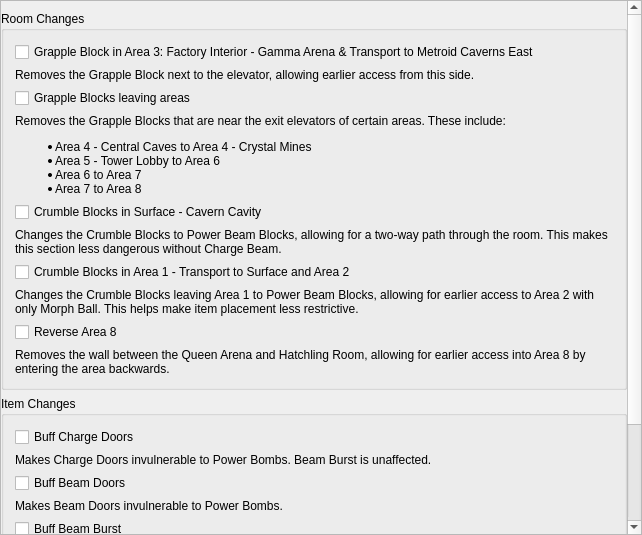
<?xml version="1.0" encoding="UTF-8"?>
<ui version="4.0">
 <class>PresetMSRPatches</class>
 <widget class="QMainWindow" name="PresetMSRPatches">
  <property name="enabled">
   <bool>true</bool>
  </property>
  <property name="geometry">
   <rect>
    <x>0</x>
    <y>0</y>
    <width>642</width>
    <height>535</height>
   </rect>
  </property>
  <property name="windowTitle">
   <string>Other</string>
  </property>
  <widget class="QWidget" name="root_widget">
   <property name="maximumSize">
    <size>
     <width>16777215</width>
     <height>16777215</height>
    </size>
   </property>
   <layout class="QVBoxLayout" name="verticalLayout">
    <property name="spacing">
     <number>6</number>
    </property>
    <property name="sizeConstraint">
     <enum>QLayout::SetDefaultConstraint</enum>
    </property>
    <property name="leftMargin">
     <number>0</number>
    </property>
    <property name="topMargin">
     <number>0</number>
    </property>
    <property name="rightMargin">
     <number>0</number>
    </property>
    <property name="bottomMargin">
     <number>0</number>
    </property>
    <item>
     <widget class="QScrollArea" name="scroll_area">
      <property name="minimumSize">
       <size>
        <width>438</width>
        <height>0</height>
       </size>
      </property>
      <property name="widgetResizable">
       <bool>true</bool>
      </property>
      <widget class="QWidget" name="scroll_contents">
       <property name="geometry">
        <rect>
         <x>0</x>
         <y>0</y>
         <width>626</width>
         <height>635</height>
        </rect>
       </property>
       <property name="minimumSize">
        <size>
         <width>0</width>
         <height>469</height>
        </size>
       </property>
       <layout class="QVBoxLayout" name="scroll_layout">
        <property name="leftMargin">
         <number>0</number>
        </property>
        <property name="topMargin">
         <number>2</number>
        </property>
        <property name="rightMargin">
         <number>0</number>
        </property>
        <property name="bottomMargin">
         <number>0</number>
        </property>
        <item>
         <spacer name="top_spacer">
          <property name="orientation">
           <enum>Qt::Vertical</enum>
          </property>
          <property name="sizeType">
           <enum>QSizePolicy::Fixed</enum>
          </property>
          <property name="sizeHint" stdset="0">
           <size>
            <width>20</width>
            <height>8</height>
           </size>
          </property>
         </spacer>
        </item>
        <item>
         <widget class="QGroupBox" name="environment_group">
          <property name="title">
           <string>Room Changes</string>
          </property>
          <layout class="QVBoxLayout" name="verticalLayout_3">
           <item>
            <widget class="QCheckBox" name="area3_interior_shortcut_no_grapple_check">
             <property name="text">
              <string>Grapple Block in Area 3: Factory Interior - Gamma Arena &amp;&amp; Transport to Metroid Caverns East</string>
             </property>
            </widget>
           </item>
           <item>
            <widget class="QLabel" name="area3_interior_shortcut_no_grapple_label">
             <property name="text">
              <string>&lt;html&gt;&lt;head/&gt;&lt;body&gt;&lt;p&gt;Removes the Grapple Block next to the elevator, allowing earlier access from this side.&lt;/p&gt;&lt;/body&gt;&lt;/html&gt;</string>
             </property>
             <property name="wordWrap">
              <bool>true</bool>
             </property>
            </widget>
           </item>
           <item>
            <widget class="QCheckBox" name="elevator_grapple_blocks_check">
             <property name="text">
              <string>Grapple Blocks leaving areas</string>
             </property>
            </widget>
           </item>
           <item>
            <widget class="QLabel" name="elevator_grapple_blocks_label">
             <property name="mouseTracking">
              <bool>true</bool>
             </property>
             <property name="text">
              <string>&lt;html&gt;&lt;head/&gt;&lt;body&gt;&lt;p&gt;Removes the Grapple Blocks that are near the exit elevators of certain areas. These include:&lt;/p&gt;&lt;ul style=&quot;margin-top: 0px; margin-bottom: 0px; margin-left: 0px; margin-right: 0px; -qt-list-indent: 1;&quot;&gt;&lt;li style=&quot; margin-top:12px; margin-bottom:0px; margin-left:0px; margin-right:0px; -qt-block-indent:0; text-indent:0px;&quot;&gt;Area 4 - Central Caves to Area 4 - Crystal Mines&lt;/li&gt;&lt;li style=&quot; margin-top:0px; margin-bottom:0px; margin-left:0px; margin-right:0px; -qt-block-indent:0; text-indent:0px;&quot;&gt;Area 5 - Tower Lobby to Area 6 &lt;/li&gt;&lt;li style=&quot; margin-top:0px; margin-bottom:0px; margin-left:0px; margin-right:0px; -qt-block-indent:0; text-indent:0px;&quot;&gt;Area 6 to Area 7 &lt;/li&gt;&lt;li style=&quot; margin-top:0px; margin-bottom:12px; margin-left:0px; margin-right:0px; -qt-block-indent:0; text-indent:0px;&quot;&gt;Area 7 to Area 8 &lt;/li&gt;&lt;/ul&gt;&lt;/body&gt;&lt;/html&gt;</string>
             </property>
             <property name="wordWrap">
              <bool>true</bool>
             </property>
            </widget>
           </item>
           <item>
            <widget class="QCheckBox" name="surface_crumbles_check">
             <property name="text">
              <string>Crumble Blocks in Surface - Cavern Cavity</string>
             </property>
            </widget>
           </item>
           <item>
            <widget class="QLabel" name="surface_crumbles_label">
             <property name="mouseTracking">
              <bool>true</bool>
             </property>
             <property name="text">
              <string>Changes the Crumble Blocks to Power Beam Blocks, allowing for a two-way path through the room. This makes this section less dangerous without Charge Beam.</string>
             </property>
             <property name="wordWrap">
              <bool>true</bool>
             </property>
            </widget>
           </item>
           <item>
            <widget class="QCheckBox" name="area1_crumbles_check">
             <property name="text">
              <string>Crumble Blocks in Area 1 - Transport to Surface and Area 2</string>
             </property>
            </widget>
           </item>
           <item>
            <widget class="QLabel" name="area1_crumbles_label">
             <property name="mouseTracking">
              <bool>true</bool>
             </property>
             <property name="text">
              <string>Changes the Crumble Blocks leaving Area 1 to Power Beam Blocks, allowing for earlier access to Area 2 with only Morph Ball. This helps make item placement less restrictive.</string>
             </property>
             <property name="wordWrap">
              <bool>true</bool>
             </property>
            </widget>
           </item>
           <item>
            <widget class="QCheckBox" name="reverse_area8_check">
             <property name="text">
              <string>Reverse Area 8</string>
             </property>
            </widget>
           </item>
           <item>
            <widget class="QLabel" name="reverse_area8_label">
             <property name="mouseTracking">
              <bool>true</bool>
             </property>
             <property name="text">
              <string>Removes the wall between the Queen Arena and Hatchling Room, allowing for earlier access into Area 8 by entering the area backwards.</string>
             </property>
             <property name="wordWrap">
              <bool>true</bool>
             </property>
            </widget>
           </item>
          </layout>
         </widget>
        </item>
        <item>
         <widget class="QGroupBox" name="misc_group">
          <property name="title">
           <string>Item Changes</string>
          </property>
          <layout class="QVBoxLayout" name="verticalLayout_2">
           <item>
            <widget class="QCheckBox" name="charge_door_buff_check">
             <property name="text">
              <string>Buff Charge Doors</string>
             </property>
            </widget>
           </item>
           <item>
            <widget class="QLabel" name="charge_door_buff_label">
             <property name="text">
              <string>Makes Charge Doors invulnerable to Power Bombs. Beam Burst is unaffected.</string>
             </property>
             <property name="wordWrap">
              <bool>true</bool>
             </property>
            </widget>
           </item>
           <item>
            <widget class="QCheckBox" name="beam_door_buff_check">
             <property name="text">
              <string>Buff Beam Doors</string>
             </property>
            </widget>
           </item>
           <item>
            <widget class="QLabel" name="beam_door_buff_label">
             <property name="text">
              <string>Makes Beam Doors invulnerable to Power Bombs.</string>
             </property>
             <property name="wordWrap">
              <bool>true</bool>
             </property>
            </widget>
           </item>
           <item>
            <widget class="QCheckBox" name="beam_burst_buff_check">
             <property name="text">
              <string>Buff Beam Burst</string>
             </property>
            </widget>
           </item>
           <item>
            <widget class="QLabel" name="beam_burst_buff_label">
             <property name="text">
              <string>Makes Blob Throwers and Steel Orbs invulnerable to Power Bombs.</string>
             </property>
             <property name="wordWrap">
              <bool>true</bool>
             </property>
            </widget>
           </item>
           <item>
            <widget class="QCheckBox" name="nerf_super_missiles_check">
             <property name="text">
              <string>Buff Missile Doors</string>
             </property>
            </widget>
           </item>
           <item>
            <widget class="QLabel" name="nerf_super_missiles_label">
             <property name="text">
              <string>Makes Missile Doors invulnerable to Super Missiles. Missile blocks are unaffected.</string>
             </property>
             <property name="wordWrap">
              <bool>true</bool>
             </property>
            </widget>
           </item>
           <item>
            <spacer name="verticalSpacer">
             <property name="orientation">
              <enum>Qt::Vertical</enum>
             </property>
             <property name="sizeHint" stdset="0">
              <size>
               <width>20</width>
               <height>40</height>
              </size>
             </property>
            </spacer>
           </item>
          </layout>
         </widget>
        </item>
       </layout>
      </widget>
     </widget>
    </item>
   </layout>
  </widget>
 </widget>
 <layoutdefault spacing="6" margin="11"/>
 <resources/>
 <connections/>
</ui>
